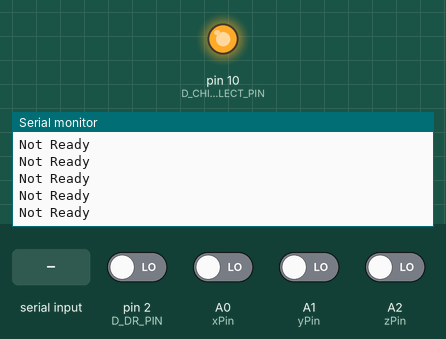
Bench run of a sketch on a simulated Arduino Uno, built with avr-gcc and run on an emulated ATmega328P. On the bench: output pins drawn as LEDs (lit = HIGH), the last lines printed to the serial monitor. The test bench sets the inputs (shaded band); at power-on: A0 (xPin), A1 (yPin), A2 (zPin), pin 2 (D_DR_PIN) LOW.

Above: at 1.3 s.
1.4 s: pin 2 (D_DR_PIN) driven HIGH
At 1.56 s:
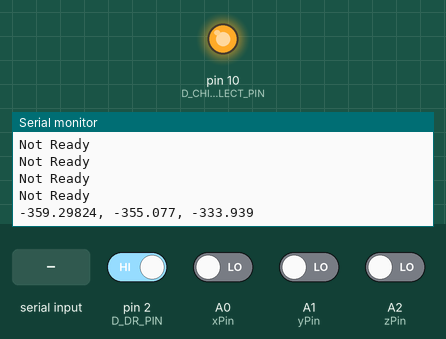
3.3 s: "M" received over Serial
At 3.63 s:
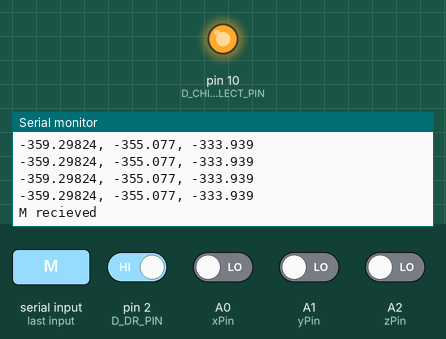
5.2 s: pin 2 (D_DR_PIN) driven LOW
At 5.5 s:
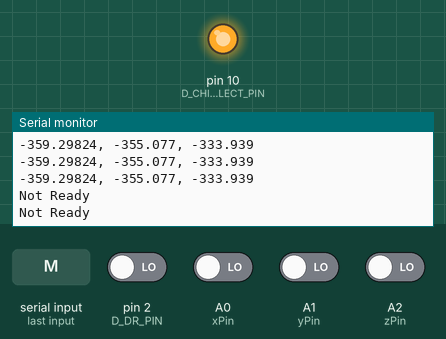

Measured:
- after the input at 1.4 s, the serial monitor: prints a new line at once (image 1)
- after the input at 3.3 s, the serial monitor: prints a new line after 0.12 s (image 2)
- after the input at 5.2 s, the serial monitor: prints a new line after 0.19 s (image 3)

The sketch:

digitalMV2MeanVar.ino
```cpp
/*   MV2_digital.ino
 *
 *   example code how to set and read data from
 *
 *   METROLAB MV2 3 axis Hall sensor:
 *
 *   code for standalone operation
 *   with an Arduino MEGA or UNO (generic design)
 *
 *   I did a coarse calibration versus another Hall probe and the values seem to be correct within 5% or better.
 *   Becasue I had to magnetic shield of suitable size I could not check the offsets.
 *   The temperature is also somewhat odd, because the values given in the data sheet (table 10) gave strange values.
 *
 *   Therefore, this code is just an example how to get started (reading all three field components with 16bit resolution
 *   and manually adjustable range). Extended range and other temp. compensations were not tried, but I'm sure you will
 *   figure out if needed.
 *
 *   PS: These is also a code for analog operation
 *
 *   (c) P. Blümler, Physics Uni Mainz, Germany 2022
 *       bluemler@uni-mainz.de
 */
    const int xPin = A0;
    const int yPin = A1;
    const int zPin = A2;
    float xZero = digitalRead(xPin);
    float yZero = digitalRead(yPin);
    float zZero = digitalRead(zPin);

#include <SPI.h>
#define NDIGITAL_ANALOG_PIN     8
#define D_DR_PIN                2
#define D_INIT_PIN              7
#define D_CHIP_SELECT_PIN       10
#define D_SPI_MOSI                11
#define D_SPI_MISO              12
#define D_SPI_CLK               13

const byte READ = 0x1C;   //Read address MV2
const byte WRITE = 0x2C;  //Write address MV2
float Temp,RangeXY,RangeZ;
uint16_t data;
int range_set;
byte RA_byte;

char strX[20]; //at least as long as # of char +1
char strY[20]; //are these too long/short. Idk but seems to work/not matter
char strZ[20];
char strVarX[20]; //at least as long as # of char +1
char strVarY[20]; //are these too long/short. Idk but seems to work/not matter
char strVarZ[20];
char buffer[50];

const int nReads = 30;
float Bx[nReads];
float By[nReads];
float Bz[nReads];

char incomingByte = '0';


void setup() {
    Serial.begin(9600);
    digitalWrite(NDIGITAL_ANALOG_PIN,LOW); //Select digital mode
    SPI.begin();
    pinMode(D_DR_PIN , INPUT);
    pinMode(D_CHIP_SELECT_PIN, OUTPUT);
    writeRegister(0xC1, 0x00);  //init
    writeRegister(0x2C, 0x2C);  //set to read Bx 3T 16 bit (to init)
    writeRegister(0x2D, 0x02);  //permanent MISO
    writeRegister(0x2E, 0x08);  //temp. comp 0
    delay(100); }


//little routine to read a SPI register
uint16_t readRegister(byte Register, byte Value) {
   uint16_t result = 0;   // result to return
   uint16_t dataToSend = (Register << 8) | Value;
   digitalWrite(D_CHIP_SELECT_PIN, LOW);
   result = SPI.transfer16(dataToSend);
   digitalWrite(D_CHIP_SELECT_PIN, HIGH);
   return (result);}


//little routine to write a SPI register
void writeRegister(byte Register, byte Value) {
   uint16_t dataToSend = (WRITE << 8) | Register ;
   digitalWrite(D_CHIP_SELECT_PIN, LOW);
   SPI.transfer16(dataToSend); //Send register location
   SPI.transfer(Value);  //Send value to record into register
   digitalWrite(D_CHIP_SELECT_PIN, HIGH);}

void loop() {
  float Bxs = 0;
  float Bys = 0;
  float Bzs = 0;
  // SELECT RANGE MANUALLY
  range_set=1; // 0 = +/- 100 mT, 1 = +/- 300 mT, 2 = +/- 1 T, 3 = +/- 3 T

  //Serial.print(" >>> Digital Mode:   range: ");

  switch (range_set){ //offsets need to be detemined experimentally
    case 0:
      RA_byte=0x00;
      RangeXY=267;  //range from table 10
      RangeZ=289;
     // Serial.println("+/- 100 mT");
      break;
    case 1:
      RA_byte=0x04;
      RangeXY=91.2;  //range from table 10
      RangeZ=98.5;
      //Serial.println("+/- 300 mT");
      break;
    case 2:
      RA_byte=0x08;
      RangeXY=27.6;  //range from table 10
      RangeZ=29.5;
      //Serial.println("+/- 1000 mT");
      break;
    default:
      RA_byte=0x0C;
      RangeXY=9.1;  //range from table 10
      RangeZ=10;
      //Serial.println("+/- 3000 mT");
      break;
  }

 if (Serial.available() > 0) {
    // read the incoming byte:
    incomingByte = Serial.read();

      if (incomingByte == 'M') {
        Serial.println("M recieved");
        for (int i = 0; i < nReads; i++){
          data = readRegister(0x2C, 0x21+RA_byte);
          Bx[i] =((float(data)-32768+280)/RangeXY);
          data = readRegister(0x2C, 0x22+RA_byte);
          By[i] =((float(data)-32768+385)/RangeXY);
          data = readRegister(0x2C, 0x23+RA_byte);
          Bz[i] =((float(data)-32768-125)/RangeZ);
          delay(10);
        }
        float BxSum = 0;
        float BySum = 0;
        float BzSum = 0;
        float varXSum = 0;
        float varYSum = 0;
        float varZSum = 0;

        for (int i = 0; i < nReads; i++){
          BxSum += Bx[i];
          BySum += By[i];
          BzSum += Bz[i];
        }

        float meanX = 0;
        float meanY = 0;
        float meanZ = 0;
        float varX = 0;
        float varY = 0;
        float varZ = 0;

        meanX = BxSum/nReads;
        Serial.print(meanX, 5);
        Serial.print(", ");
        meanY = BySum/nReads;
        Serial.print(meanY, 5);
        Serial.print(", ");
        meanZ = BzSum/nReads;
        Serial.print(meanZ, 5);
        Serial.print(", ");

        for (int i = 0; i < nReads; i++){
            varXSum += (Bx[i]/RangeXY/2 - meanX)*(Bx[i]/RangeXY/2 - meanX);
            varYSum += (By[i]/RangeXY/2 - meanY)*(By[i]/RangeXY/2 - meanY);
            varZSum += (Bz[i]/RangeZ/2 - meanZ)*(Bz[i]/RangeZ/2 - meanZ);
          }

        varX = varXSum/(nReads-1);
        Serial.print(varX, 5);
        Serial.print(", ");
        varY = varYSum/(nReads-1);
        Serial.print(varY, 5);
        Serial.print(", ");
        varZ = varZSum/(nReads-1);
        Serial.println(varZ, 5);

    }
 }
     else {
      if (digitalRead(D_DR_PIN) == HIGH) { //if ready
        data = readRegister(0x2C, 0x21+RA_byte);
        Bxs = (float(data)-32768)/RangeXY;
        Serial.print(Bxs, 5);
        Serial.print(", ");
        data = readRegister(0x2C, 0x22+RA_byte);
        Bys =((float(data)-32768+385)/RangeXY);
        Serial.print(Bys, 3);
        Serial.print(", ");
        data = readRegister(0x2C, 0x23+RA_byte);
        Bzs =((float(data)-32768-125)/RangeZ);
        Serial.println(Bzs, 3);
        delay(200);
      }
      else {
        Serial.println("Not Ready");
        delay(100);
      }
    }
}
```
